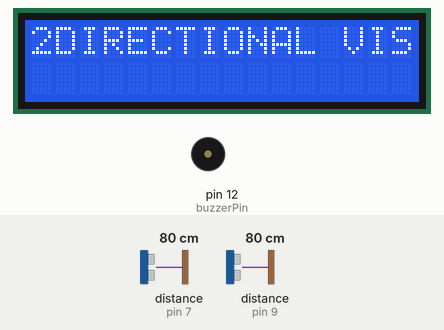
The sketch below on a simulated Arduino Uno, built with avr-gcc and run on an emulated ATmega328P. On the bench: 16×2 character LCD, buzzer (waves = sounding). Wiring (inferred from the names in the program): 2 × ultrasonic range finder: trigger pin 2, echo pin 7 / trigger pin 5, echo pin 9. The inputs (shaded band) are chosen by the test bench; at power-on: distance to the obstacle (sensors on pin 7, pin 9) 80 cm. The echo pulse lasts 58.3 µs per cm; what the sketch prints to the serial monitor is not drawn.

Above: at 0.1 s.
At 0.8 s:
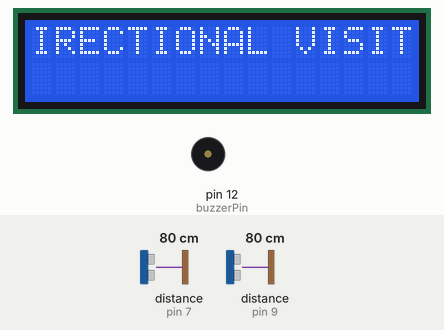
At 5.6 s:
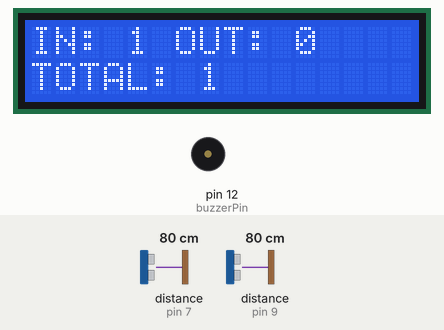
5.7 s: distance to the obstacle (sensor on pin 7) set to 18 cm
Timing chart, 0 to 8.7 s (numbered marks = the images above; inputs shaded):
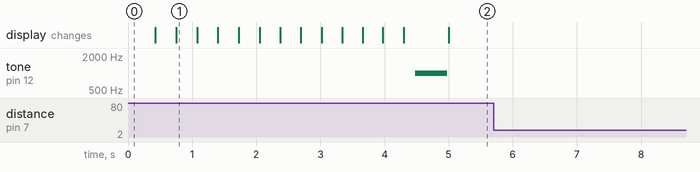

Measured:
- after the input at 5.7 s, every drawn part: stays the same

The sketch:

Arduino_sketch.ino
```cpp
#include <Wire.h>
#include <LiquidCrystal_I2C.h>

// LCD I2C address (typically 0x27 or 0x3F, change if needed)
LiquidCrystal_I2C lcd(0x27, 16, 2);

// Ultrasonic Sensor 1 pins
const int trigPin1 = 2;  // D2
const int echoPin1 = 7;  // D7

// Ultrasonic Sensor 2 pins
const int trigPin2 = 5;  // D5
const int echoPin2 = 9;  // D9

// Variables for counting
int inCount = 0;
int outCount = 0;
int totalCount = 0;

const int buzzerPin = 12;

// Variables for state tracking
bool sensor1Triggered = false;
bool sensor2Triggered = false;
bool sensor1First = false;
bool sensor2First = false;
bool countingComplete = true;

// Threshold for detection (in cm)
const int detectionThreshold = 90;  // Adjust based on your doorway width default = 50

// Timing variables
unsigned long lastDetectionTime = 0;
const unsigned long resetDelay = 3000;  // 3 second timeout
const unsigned long debounceDelay = 150; // Time between distance readings default = 200

void scrollMessage(const char* msg) {
  int len = strlen(msg);
  for (int i = 0; i < len - 15; i++) {
    lcd.clear();
    lcd.setCursor(0, 0);
    lcd.print(msg + i);
    delay(300);
  }
}

void setup() {
  // Initialize LCD
  lcd.init();
  lcd.backlight();

  scrollMessage("2DIRECTIONAL VISITOR COUNTER");

  // Initialize ultrasonic sensor pins
  pinMode(trigPin1, OUTPUT);
  pinMode(echoPin1, INPUT);
  pinMode(trigPin2, OUTPUT);
  pinMode(echoPin2, INPUT);

  // Initialize Serial for debugging
  Serial.begin(9600);
  Serial.println("Bidirectional Visitor Counter with Ultrasonic Sensors Initialized");

  // Initial LCD display
  updateDisplay();
}

void loop() {
  // Get current time
  unsigned long currentTime = millis();

  // Measure distances from both sensors
  int distance1 = getDistance(trigPin1, echoPin1);
  delay(10); // Small delay between sensor readings
  int distance2 = getDistance(trigPin2, echoPin2);

  // Print distances for debugging
  if (currentTime % 500 == 0) { // Print every 500ms to avoid flooding serial
    Serial.print("Distance 1: ");
    Serial.print(distance1);
    Serial.print(" cm, Distance 2: ");
    Serial.print(distance2);
    Serial.println(" cm");
  }

  // Check for timeout to reset the sequence
  if ((currentTime - lastDetectionTime > resetDelay) &&
      (sensor1First || sensor2First) &&
      !countingComplete) {
    Serial.println("Timeout - Sequence Reset");
    sensor1First = false;
    sensor2First = false;
    countingComplete = true;
  }

  // Detect object with Sensor 1
  bool currentSensor1 = (distance1 < detectionThreshold);
  if (currentSensor1 && !sensor1Triggered && countingComplete) {
    // Sensor 1 triggered first
    Serial.println("Sensor 1 Triggered First");
    sensor1First = true;
    sensor2First = false;
    countingComplete = false;
    lastDetectionTime = currentTime;
    delay(debounceDelay);
  }
  else if (currentSensor1 && !sensor1Triggered && sensor2First) {
    // Sensor 1 triggered after Sensor 2: Person exiting
    Serial.println("Person Exited (S2 then S1)");
    outCount++;
    totalCount--;

    if (totalCount == 0) {
      soundBuzzer(2);
    }

    if (totalCount < 0) totalCount = 0;

    // Reset sequence
    sensor1First = false;
    sensor2First = false;
    countingComplete = true;

    updateDisplay();
    delay(debounceDelay);
  }

  // Detect object with Sensor 2
  bool currentSensor2 = (distance2 < detectionThreshold);
  if (currentSensor2 && !sensor2Triggered && countingComplete) {
    // Sensor 2 triggered first
    Serial.println("Sensor 2 Triggered First");
    sensor2First = true;
    sensor1First = false;
    countingComplete = false;
    lastDetectionTime = currentTime;
    delay(debounceDelay);
  }
  else if (currentSensor2 && !sensor2Triggered && sensor1First) {
    // Sensor 2 triggered after Sensor 1: Person entering
    Serial.println("Person Entered (S1 then S2)");
    inCount++;

    bool wasEmpty = (totalCount == 0);
    totalCount++;

    if (wasEmpty){
      soundBuzzer(1);
    }
    // Reset sequence
    sensor1First = false;
    sensor2First = false;
    countingComplete = true;

    updateDisplay();
    delay(debounceDelay);
  }

  // Update sensor states
  sensor1Triggered = currentSensor1;
  sensor2Triggered = currentSensor2;

  // Small delay to stabilize readings
  delay(50);
}

// Function to measure distance using ultrasonic sensor
int getDistance(int trigPin, int echoPin) {
  // Clear the trigPin
  digitalWrite(trigPin, LOW);
  delayMicroseconds(2);

  // Set the trigPin HIGH for 10 microseconds
  digitalWrite(trigPin, HIGH);
  delayMicroseconds(10);
  digitalWrite(trigPin, LOW);

  // Read the echoPin (returns the sound wave travel time in microseconds)
  long duration = pulseIn(echoPin, HIGH);

  // Calculate the distance in centimeters
  // Speed of sound is 340 m/s or 0.034 cm/Âµs
  // Time is divided by 2 (to account for travel to and from the object)
  int distance = duration * 0.034 / 2;

  return distance;
}

void soundBuzzer(int pattern) {
  switch (pattern) {
    case 1:
      tone(buzzerPin, 1000);
      delay(500);
      noTone(buzzerPin);
      Serial.println("Buzzer: Someone entered empty room");
      break;

    case 2:
      for (int i = 0; i < 2; i++) {
        tone(buzzerPin, 1000);
        delay(200);
        noTone(buzzerPin);
        delay(200);
      }
      Serial.println("Buzzer: Last Person left");
      break;

    default:
      break;
  }
}

void updateDisplay() {
  lcd.clear();
  lcd.setCursor(0, 0);
  lcd.print("IN: ");
  lcd.print(inCount);
  lcd.print(" OUT: ");
  lcd.print(outCount);

  lcd.setCursor(0, 1);
  lcd.print("TOTAL: ");
  lcd.print(totalCount);

  // Debug info
  Serial.print("IN: ");
  Serial.print(inCount);
  Serial.print(" OUT: ");
  Serial.print(outCount);
  Serial.print(" TOTAL: ");
  Serial.println(totalCount);
}
```
